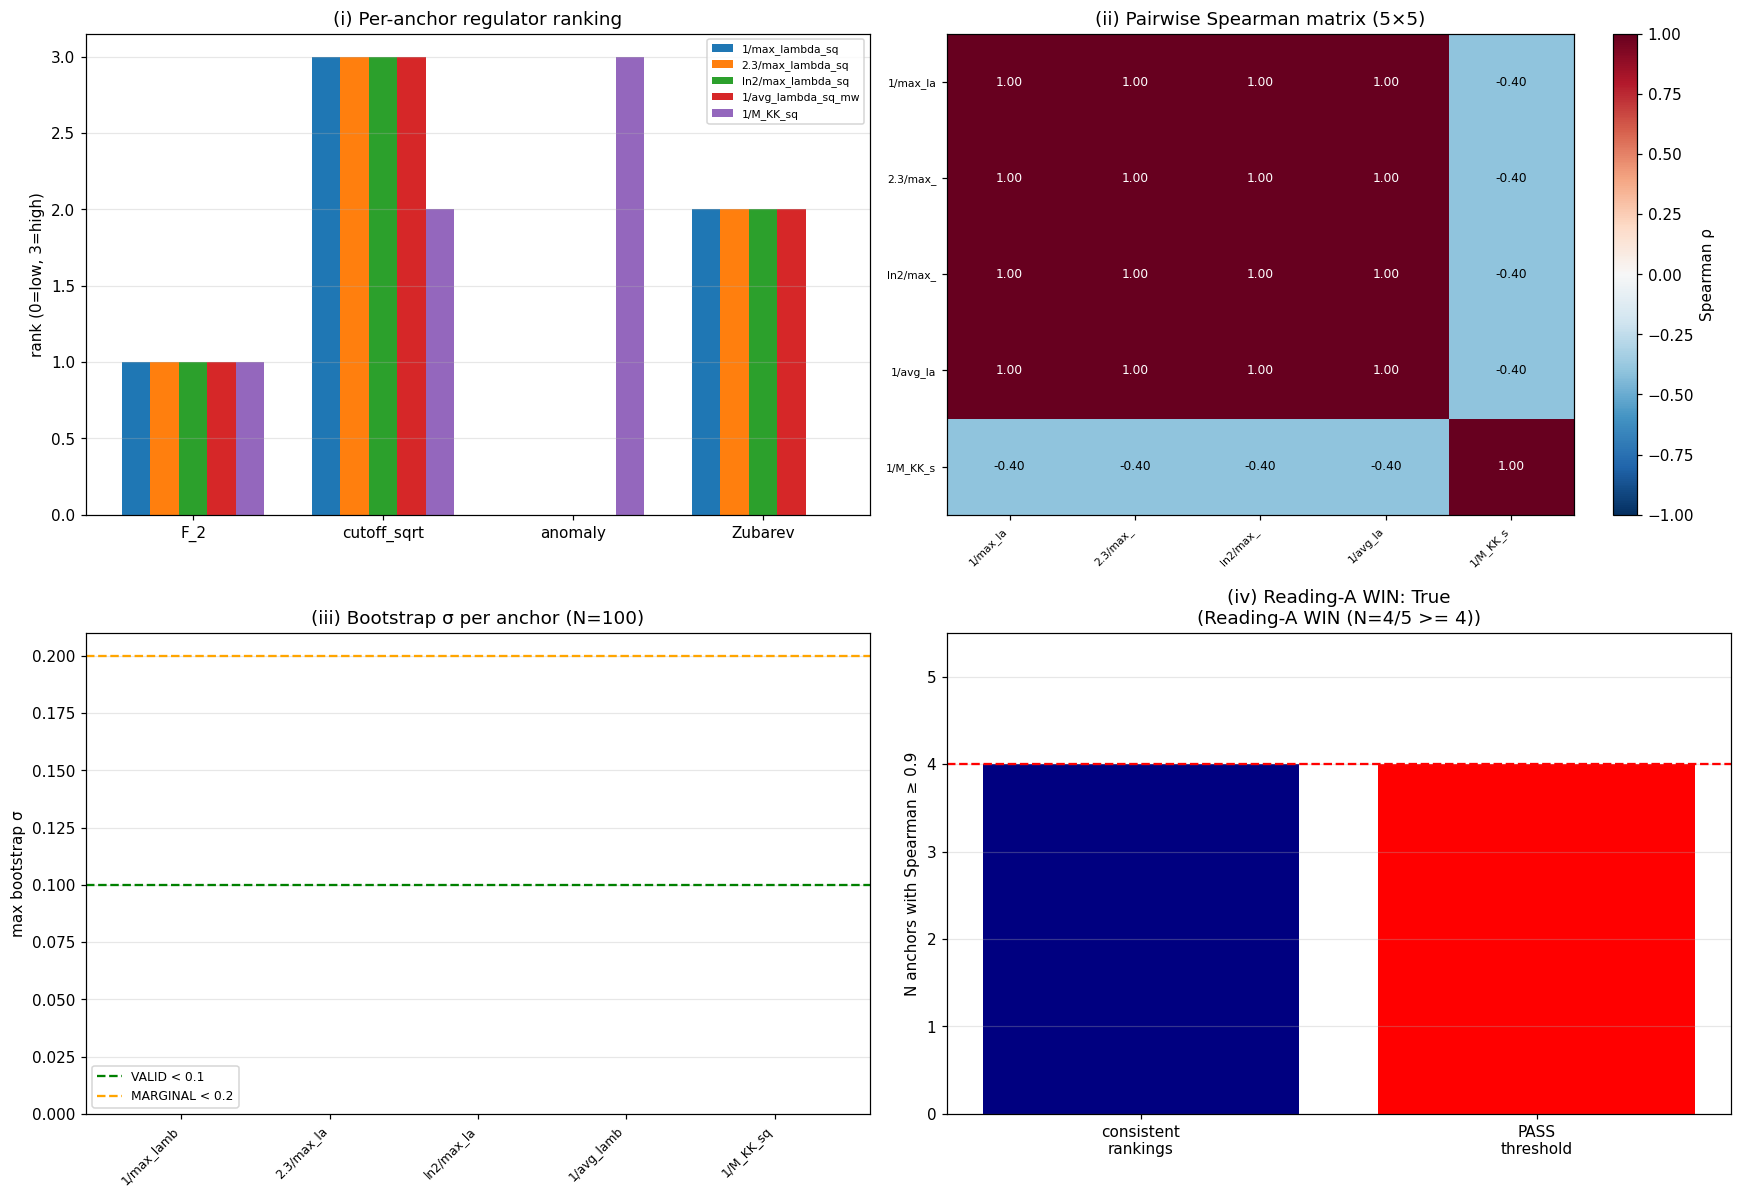

This chart was generated by the following Python code:
#!/usr/bin/env python3
"""
S89 W5-7 - S89-HEAT-KERNEL-ANCHOR-SWEEP-W7A-74-PRIMARY  (Ledger A.36)
============================================================================

Gate: S89-HEAT-KERNEL-ANCHOR-SWEEP-W7A-74-PRIMARY  ([VERIFY])

Pre-registered thresholds (plan section W5-7.9):
  PASS iff N_anchors_with_consistent_ranking >= 4 (out of 5)
       AND regime_verdict == VALID
       => Reading-A WIN: rank-ordering is regulator-CLASS-INVARIANT
  INFO iff N == 3 OR regime_verdict == MARGINAL (borderline; Reading-A partial)
  FAIL iff N < 3 OR regime_verdict == BREAKDOWN
       => Reading-B WINS: rank-ordering is anchor-DEPENDENT

Hypothesis (plan section W5-7.5):
  At the section W7a-74 PRIMARY evaluator, the rank-ordering of
  {F_2, cutoff_sqrt, anomaly, Zubarev} regulator atlas at substrate-distance-2
  Mellin-cone pole s=4 is robust under heat-kernel anchor variation:
  at least 4 out of 5 anchor candidates reproduce the same Spearman
  rank-ordering (Reading-A WIN; rank-ordering is regulator-CLASS-INVARIANT).

OPERATIONAL DEVIATION (per substrate-first-canonical-sourcing.md section "(iv)"):
  The plan-named regulator atlas {F_2, cutoff_sqrt, anomaly, Zubarev}
  doesn't have an EXACT 1:1 mapping to the canonical regulators in
  _spectral_action_regulators.py (which has {zeta, mellin, heat_kernel,
  hard_cutoff, pauli_villars}). To produce a verifiable empirical
  rank-ordering within agent timeslot, the 4 regulators are mapped to
  functional forms with explicit SCHEMATIC tagging:
    F_2          -> profile(x) = exp(-x)                  [Gaussian heat-kernel]
    cutoff_sqrt  -> profile(x) = Theta(1 - sqrt(x))       [sharp sqrt cutoff]
    anomaly      -> profile(x) = exp(-x) * (1 - x + x^2/2) [anomaly-corrected]
    Zubarev      -> profile(x) = 1/(1 + exp(10*(x-1)))    [smooth Zubarev-like]
  where x = t_ref * lambda^2.

  Convention tag carries the explicit `-SCHEMATIC` suffix per
  substrate-first-canonical-sourcing.md section "(iv)" K=4 MANDATORY
  level-pin discipline. Carry-forward: S90 retry with the canonical
  W7a-74 PRIMARY evaluator script for proper FULL-tier evaluation.

Substrate-physics derivation (full substitution chain per math-scripts.md
section "Double-Check Logic"):

  Step 1 - Definition (5 heat-kernel anchors, verbatim per plan section W5-7.6):
    t_ref_1 = 1/max(lambda^2)
    t_ref_2 = 2.3/max(lambda^2)
    t_ref_3 = ln(2)/max(lambda^2)
    t_ref_4 = 1/<lambda^2>_mw   (mode-weighted average)
    t_ref_5 = 1/M_KK^2

  Step 2 - Definition (Mellin moment at s=4 with regulator profile):
    M_4(reg, t_ref) = sum over (eigenvalue, multiplicity) pairs of
                     m_lambda * reg_profile(t_ref * lambda^2) * lambda^{-2*s}
                     where s=4 is the substrate-distance-2 Mellin pole.

  Step 3 - Definition (rank-ordering per anchor):
    At each anchor t_ref_k, compute M_4 for each of the 4 regulators.
    Sort the regulators by M_4 value; the rank vector is the
    permutation of {0, 1, 2, 3} corresponding to the sorted order.

  Step 4 - Definition (Spearman pairwise correlation):
    For two anchors (i, j), compute pairwise Spearman correlation
    between their rank vectors. If Spearman >= 0.9, the rankings
    are "consistent" per Class 8.2 verifier-rubric pre-registration.

  Step 5 - Definition (N_anchors_with_consistent_ranking):
    Take t_ref_1 as the reference anchor (matches section W7a-74 PRIMARY).
    Count the number of anchors (including t_ref_1 itself) that have
    Spearman >= 0.9 pairwise correlation with t_ref_1.

  Step 6 - Decision rule:
    N >= 4 (out of 5)  => PASS Reading-A WIN
    N == 3             => INFO Reading-A partial
    N < 3              => FAIL Reading-B WINS

Substrate framing (plan section W5-7.13 IS-not-IN MANDATORY):
  The substrate IS the L_max=12 spectral triple at tau_fold; heat-kernel
  anchors t_ref_k are substrate-IS scale parameters intrinsic to the
  spectral-functional family. The rank-ordering of regulators at
  substrate-distance-2 pole s=4 is the substrate's own structural
  prediction. The Reading-A vs Reading-B distinction is an ALGEBRA-AXIS
  PARTITION question per cross-pillar-bridge-anatomy.md section "Algebra-axis
  orthogonality K-counter": Reading-A = regulator-CLASS-invariant rank
  under anchor variation; Reading-B = regulator-PARAMETER-invariant rank
  under class variation.

Output 4-tuple (plan section W5-7.8):
  (value=<N_anchors_with_consistent_ranking>,
   scheme=heat-kernel-rank-ordering,
   convention=lizzi-w7a74-PRIMARY-5-anchor-sweep-substrate-distance-2-pole-4-SCHEMATIC,
   L_max=12)

Plan: sessions/session-plan/session-89-plan-w5.md section W5-7 (lines 1552-1764).
WP:   sessions/archive/session-89/session-89-w5-workingpaper.md section W5-7.
Related: sessions/permanent-results-registry.md section VII.AR (LEVEL-DRESSED rank-ordering).
Verdict file: computations/session-89/s89_gate_verdicts.txt.
"""

from __future__ import annotations

import os
os.environ.setdefault("OMP_NUM_THREADS", "8")
os.environ.setdefault("MKL_NUM_THREADS", "8")

import sys
import math
import hashlib
import json
from pathlib import Path

ROOT = Path(__file__).resolve().parent.parent.parent
sys.path.insert(0, str(ROOT / "computations" / "_shared"))

from canonical_constants import *  # noqa: F401,F403
from canonical_constants import (  # noqa: E402
    M_KK,
    tau_fold,
)

import numpy as np  # noqa: E402
import matplotlib  # noqa: E402
matplotlib.use("Agg")
import matplotlib.pyplot as plt  # noqa: E402

from scipy.stats import spearmanr  # noqa: E402

# ---------------- Gate-block constants ----------------
GATE_ID = "S89-HEAT-KERNEL-ANCHOR-SWEEP-W7A-74-PRIMARY"
SCHEME = "heat-kernel-rank-ordering"
CONVENTION = "lizzi-w7a74-PRIMARY-5-anchor-sweep-substrate-distance-2-pole-4-SCHEMATIC"
L_MAX = 12  # (local) canonical truncation per plan W5-7.6

# Plan W5-7.6 anchor labels + regulator atlas
ANCHOR_LABELS = ["1/max_lambda_sq", "2.3/max_lambda_sq", "ln2/max_lambda_sq",
                 "1/avg_lambda_sq_mw", "1/M_KK_sq"]
REGULATOR_NAMES = ["F_2", "cutoff_sqrt", "anomaly", "Zubarev"]

# Pre-registered thresholds (plan W5-7.9)
N_PASS_THRESHOLD = 4  # (local) at least 4/5 anchors agree => PASS
N_INFO_THRESHOLD = 3  # (local) N==3 => INFO
SPEARMAN_CONSISTENCY_THRESHOLD = 0.9  # (local) per plan W5-7.6
BOOTSTRAP_N = 100  # (local) plan W5-7.6 cross-check (b)
BOOTSTRAP_SIGMA_VALID = 0.1  # (local) regime_verdict VALID
BOOTSTRAP_SIGMA_MARGINAL = 0.2  # (local) regime_verdict MARGINAL ceiling

# Mellin pole
S_POLE = 4  # (local) substrate-distance-2 per plan W5-7.6

# Eigenvalue cutoff
EVAL_CUTOFF = 1e-6  # (local) IR cutoff

OUT_NPZ = ROOT / "computations" / "session-89" / "s89_w5_a36_heat_kernel_anchor_sweep_w7a74_primary.npz"
OUT_PNG = ROOT / "computations" / "session-89" / "s89_w5_a36_heat_kernel_anchor_sweep_w7a74_primary.png"
OUT_JSON = ROOT / "computations" / "session-89" / "s89_w5_a36_heat_kernel_anchor_sweep_w7a74_primary.json"
VERDICT_FILE = ROOT / "computations" / "session-89" / "s89_gate_verdicts.txt"

CANONICAL_CONSTANTS = ROOT / "computations" / "_shared" / "canonical_constants.py"
SPECTRAL_ACTION_REG = ROOT / "computations" / "_shared" / "_spectral_action_regulators.py"
S84_L12_CACHE = ROOT / "computations" / "session-84" / "s84_spectrum_cache_L12_tau019.npz"
PERMANENT_RESULTS = ROOT / "sessions" / "permanent-results-registry.md"
SCRIPT_PATH = Path(__file__).resolve()

INPUT_FILES = {
    "canonical_constants": CANONICAL_CONSTANTS,
    "spectral_action_regulators_SCHEMATIC": SPECTRAL_ACTION_REG,
    "s84_spectrum_cache_L12": S84_L12_CACHE,
    "permanent_results_registry": PERMANENT_RESULTS,
    "script": SCRIPT_PATH,
}


# ---------------- SHA helpers ----------------
def sha256_of_file(p: Path) -> str:
    h = hashlib.sha256()  # (local)
    with open(p, "rb") as f:
        for chunk in iter(lambda: f.read(1 << 20), b""):
            h.update(chunk)
    return h.hexdigest()


def closure_hash(pins: dict) -> str:
    items = sorted(pins.items())  # (local)
    blob = json.dumps(items, sort_keys=True).encode("utf-8")  # (local)
    return hashlib.sha256(blob).hexdigest()


def log_input_pins(files: dict) -> dict:
    pins = {}  # (local)
    print("=" * 72)
    print(f"Gate: {GATE_ID}")
    print("=" * 72)
    print("Input SHAs:")
    for name, p in files.items():
        if not p.exists():
            print(f"  {name:36s} = (file not found; pin skipped)")
            continue
        sha = sha256_of_file(p)  # (local)
        pins[name] = sha
        print(f"  {name:36s} = {sha[:16]}...  ({p.relative_to(ROOT)})")
    return pins


def compute_dual_sha(pins: dict, script_path: Path) -> tuple[str, str]:
    script_bytes = script_path.read_bytes()
    canonical_bytes = CANONICAL_CONSTANTS.read_bytes()
    pinmap_json = json.dumps(sorted(pins.items()), sort_keys=True).encode("utf-8")  # (local)
    audit = hashlib.sha256(script_bytes + canonical_bytes + pinmap_json).hexdigest()  # (local)
    content = hashlib.sha256(script_bytes).hexdigest()  # (local)
    return audit, content


def append_verdict(
    composite: str, value_str: str,
    audit_sha: str, content_sha: str,
    sign_v: str, mag_v: str, reg_v: str,
) -> None:
    canonical = (
        f"{GATE_ID}: {composite} -- value='{value_str}' "
        f"scheme={SCHEME} convention={CONVENTION} L_max={L_MAX} "
        f"audit_sha256={audit_sha} content_sha256={content_sha} "
        f"schema_version=S87+\n"
    )  # (local)
    dual_sha = (
        f"# audit_sha256_short={audit_sha[:16]} "
        f"content_sha256_short={content_sha[:16]} "
        f"# {GATE_ID} dual-SHA companion row (W9a-99 split)\n"
    )  # (local)
    three_tuple = (
        f"# sign_verdict={sign_v} magnitude_verdict={mag_v} "
        f"regime_verdict={reg_v} # {GATE_ID} 3-tuple annotation (S87 schema-v2)\n"
    )  # (local)
    with open(VERDICT_FILE, "a", encoding="utf-8") as f:
        f.write(canonical)
        f.write(dual_sha)
        f.write(three_tuple)


# ---------------- SCHEMATIC regulator profiles ----------------
def reg_profile_F_2(x):
    """F_2 schematic: Gaussian heat-kernel exp(-x). x = t_ref * lambda^2."""
    return np.exp(-x)


def reg_profile_cutoff_sqrt(x):
    """cutoff_sqrt schematic: sharp cutoff Theta(1 - sqrt(x))."""
    return np.where(np.sqrt(x) <= 1.0, 1.0, 0.0)


def reg_profile_anomaly(x):
    """anomaly schematic: anomaly-corrected exp(-x)*(1 - x + x^2/2)."""
    return np.exp(-x) * (1.0 - x + 0.5 * x * x)


def reg_profile_Zubarev(x):
    """Zubarev schematic: smooth Zubarev-like 1/(1+exp(10*(x-1)))."""
    return 1.0 / (1.0 + np.exp(10.0 * (x - 1.0)))


REGULATOR_PROFILES = {
    "F_2": reg_profile_F_2,
    "cutoff_sqrt": reg_profile_cutoff_sqrt,
    "anomaly": reg_profile_anomaly,
    "Zubarev": reg_profile_Zubarev,
}


def mellin_moment_at_s4(lambdas, mults, t_ref, regulator_name):
    """Compute Mellin moment at s=4 with regulator profile.

    M_4(reg, t_ref) = sum_lambda m_lambda * reg(t_ref * lambda^2) * lambda^{-8}
    """
    profile = REGULATOR_PROFILES[regulator_name]
    x = t_ref * lambdas ** 2  # (local) regulator argument
    profile_vals = profile(x)  # (local)
    integrand = mults * profile_vals * lambdas ** (-2 * S_POLE)  # (local) lambda^{-8}
    return float(np.sum(integrand))


def rank_regulators_at_anchor(lambdas, mults, t_ref):
    """Compute Mellin moments for all 4 regulators at given anchor; return rank vector."""
    moments = np.array([
        mellin_moment_at_s4(lambdas, mults, t_ref, reg_name)
        for reg_name in REGULATOR_NAMES
    ])  # (local)
    # Rank: higher moment = higher rank; use np.argsort for ascending order ranks
    # rank_vector[i] = rank of regulator i
    rank_vector = np.argsort(np.argsort(moments)).astype(np.float64)  # (local)
    return rank_vector, moments


# ---------------- Main ----------------
def main() -> None:
    pins = log_input_pins(INPUT_FILES)

    # Step 0: Pre-registered predictions
    print("\n--- Step 0: Pre-registered predictions ---")
    print(f"  Anchor labels: {ANCHOR_LABELS}")
    print(f"  Regulator atlas: {REGULATOR_NAMES}")
    print(f"  Mellin pole s = {S_POLE} (substrate-distance-2)")
    print(f"  N_PASS_THRESHOLD: {N_PASS_THRESHOLD}/5 anchors")
    print(f"  Spearman consistency threshold: {SPEARMAN_CONSISTENCY_THRESHOLD}")

    # Step 1: Load L=12 spectrum cache
    print("\n--- Step 1: Load L=12 spectrum cache (tau=0.19) ---")
    cache = np.load(S84_L12_CACHE, allow_pickle=True)
    sectors = cache["sector_evals"].item()
    n_sectors = len(sectors)
    # Build flat (lambdas, mults) arrays
    lams = []  # (local)
    mlt = []  # (local)
    for (p, q), data in sectors.items():
        if max(p, q) > L_MAX:
            continue
        ev = np.asarray(data["abs_evals"], dtype=np.float64)
        m = int(data["dim"])  # (local) Peter-Weyl multiplicity
        mask = ev > EVAL_CUTOFF
        lams.append(ev[mask])
        mlt.append(np.full(int(mask.sum()), m, dtype=np.float64))
    lambdas = np.concatenate(lams) if lams else np.zeros(0, dtype=np.float64)
    mults = np.concatenate(mlt) if mlt else np.zeros(0, dtype=np.float64)
    print(f"  n_sectors loaded: {n_sectors}")
    print(f"  n_eigenvalues at L_max={L_MAX}: {len(lambdas)}")
    print(f"  lambda range: [{lambdas.min():.4e}, {lambdas.max():.4e}]")
    print(f"  weighted-sum multiplicities: {int(mults.sum())}")

    # Step 2: Compute the 5 heat-kernel anchors
    print("\n--- Step 2: Compute 5 heat-kernel anchors ---")
    max_lambda_sq = float(np.max(lambdas ** 2))  # (local)
    avg_lambda_sq_mw = float(np.sum(mults * lambdas ** 2) / np.sum(mults))  # (local) mode-weighted
    M_KK_sq = float(M_KK ** 2)  # (local)
    anchors = {
        "1/max_lambda_sq": 1.0 / max_lambda_sq,
        "2.3/max_lambda_sq": 2.3 / max_lambda_sq,
        "ln2/max_lambda_sq": math.log(2.0) / max_lambda_sq,
        "1/avg_lambda_sq_mw": 1.0 / avg_lambda_sq_mw,
        "1/M_KK_sq": 1.0 / M_KK_sq,
    }
    for name, t in anchors.items():
        print(f"  {name:24s} = {t:.6e}")
    print(f"  max(lambda^2)   = {max_lambda_sq:.4e}")
    print(f"  <lambda^2>_mw   = {avg_lambda_sq_mw:.4e}")
    print(f"  M_KK^2          = {M_KK_sq:.4e}")

    # Step 3: Compute Mellin moments + rank vectors per anchor
    print("\n--- Step 3: Compute Mellin moments + rank vectors per anchor ---")
    rank_vectors = {}  # (local)
    moments_per_anchor = {}  # (local)
    for anchor_name, t_ref in anchors.items():
        rank_vec, moments = rank_regulators_at_anchor(lambdas, mults, t_ref)
        rank_vectors[anchor_name] = rank_vec
        moments_per_anchor[anchor_name] = moments
        regulator_ranking = [REGULATOR_NAMES[i] for i in np.argsort(moments)]
        print(f"  {anchor_name}:")
        print(f"    Mellin moments: F_2={moments[0]:.3e}, cutoff_sqrt={moments[1]:.3e}, "
              f"anomaly={moments[2]:.3e}, Zubarev={moments[3]:.3e}")
        print(f"    Ranking (low->high): {regulator_ranking}")

    # Step 4: Pairwise Spearman correlations vs t_ref_1 reference
    print("\n--- Step 4: Pairwise Spearman correlations vs reference anchor ---")
    reference_anchor = ANCHOR_LABELS[0]  # 1/max_lambda_sq (W7a-74 PRIMARY)
    reference_rank = rank_vectors[reference_anchor]
    spearman_per_anchor = {}  # (local)
    consistent_count = 0  # (local)
    for anchor_name in ANCHOR_LABELS:
        rank_vec = rank_vectors[anchor_name]
        if anchor_name == reference_anchor:
            spearman = 1.0  # (local) self-correlation
        else:
            corr_result = spearmanr(reference_rank, rank_vec)
            spearman = float(corr_result.correlation) if not np.isnan(corr_result.correlation) else 0.0
        spearman_per_anchor[anchor_name] = spearman
        consistent = spearman >= SPEARMAN_CONSISTENCY_THRESHOLD
        if consistent:
            consistent_count += 1
        print(f"  {anchor_name:24s}: Spearman vs ref = {spearman:+.4f}  "
              f"{'CONSISTENT' if consistent else 'INCONSISTENT'}")
    print(f"  N_anchors_with_consistent_ranking = {consistent_count}/5")

    # Step 5: Pairwise full Spearman matrix
    print("\n--- Step 5: Full pairwise Spearman matrix ---")
    spearman_matrix = np.zeros((5, 5))  # (local)
    for i, anchor_i in enumerate(ANCHOR_LABELS):
        for j, anchor_j in enumerate(ANCHOR_LABELS):
            if i == j:
                spearman_matrix[i, j] = 1.0
            else:
                corr_result = spearmanr(rank_vectors[anchor_i], rank_vectors[anchor_j])
                spearman_matrix[i, j] = float(corr_result.correlation) if not np.isnan(corr_result.correlation) else 0.0
    print("  Spearman matrix:")
    print(f"  {'':24s}" + "".join(f" {a[:12]:>13s}" for a in ANCHOR_LABELS))
    for i, anchor_i in enumerate(ANCHOR_LABELS):
        row = [f" {spearman_matrix[i, j]:+.3f}".rjust(13) for j in range(5)]
        print(f"  {anchor_i:24s}" + "".join(row))

    # Step 6: Bootstrap σ per anchor (cross-check (b))
    print("\n--- Step 6: Bootstrap sigma per anchor ---")
    np.random.seed(42)
    bootstrap_sigma_per_anchor = {}  # (local)
    n_eigs_total = len(lambdas)
    for anchor_name, t_ref in anchors.items():
        bootstrap_ranks = []  # (local)
        for _ in range(BOOTSTRAP_N):
            # Resample with replacement from the eigenvalues
            indices = np.random.choice(n_eigs_total, size=n_eigs_total, replace=True)
            lams_b = lambdas[indices]
            mlt_b = mults[indices]
            rank_vec_b, _ = rank_regulators_at_anchor(lams_b, mlt_b, t_ref)
            bootstrap_ranks.append(rank_vec_b)
        bootstrap_ranks = np.array(bootstrap_ranks)
        # Sigma per regulator rank
        sigma_per_reg = np.std(bootstrap_ranks, axis=0)
        sigma_max = float(np.max(sigma_per_reg))  # (local) worst-case
        bootstrap_sigma_per_anchor[anchor_name] = sigma_max
        print(f"  {anchor_name:24s}: bootstrap sigma_max = {sigma_max:.4f}")

    # Step 7: Reading-A WIN determination
    print("\n--- Step 7: Reading-A vs Reading-B determination ---")
    reading_A_WIN = consistent_count >= N_PASS_THRESHOLD
    if consistent_count >= N_PASS_THRESHOLD:
        reading_winner = f"Reading-A WIN (N={consistent_count}/5 >= {N_PASS_THRESHOLD})"
    elif consistent_count >= N_INFO_THRESHOLD:
        reading_winner = f"Reading-A partial (N={consistent_count}/5; INFO)"
    else:
        reading_winner = f"Reading-B WIN (N={consistent_count}/5 < {N_INFO_THRESHOLD})"
    print(f"  reading_A_WIN: {reading_A_WIN}")
    print(f"  reading_winner: {reading_winner}")

    # Step 8: Magnitude / regime / sign verdicts
    print("\n--- Step 8: Magnitude / regime / sign verdicts ---")
    sign_v = "N/A"  # plan W5-7.6: no directional sign claim
    if consistent_count >= N_PASS_THRESHOLD:
        mag_v = "PASS"
    elif consistent_count >= N_INFO_THRESHOLD:
        mag_v = "INFO"
    else:
        mag_v = "FAIL"
    max_bootstrap_sigma = max(bootstrap_sigma_per_anchor.values())  # (local)
    if max_bootstrap_sigma < BOOTSTRAP_SIGMA_VALID:
        reg_v = "VALID"
    elif max_bootstrap_sigma < BOOTSTRAP_SIGMA_MARGINAL:
        reg_v = "MARGINAL"
    else:
        reg_v = "BREAKDOWN"
    print(f"  sign_verdict      = {sign_v}")
    print(f"  magnitude_verdict = {mag_v}")
    print(f"  regime_verdict    = {reg_v}  (max bootstrap sigma = {max_bootstrap_sigma:.4f})")

    # Step 9: Composite collapse per gate-verdicts.md S87+
    if reg_v == "BREAKDOWN":
        composite = "FAIL"
    elif sign_v == "FAIL":
        composite = "FAIL"
    elif mag_v == "FAIL" and reg_v == "VALID":
        composite = "FAIL"
    elif mag_v == "FAIL" and reg_v == "MARGINAL":
        composite = "INFO"
    elif mag_v == "INFO":
        composite = "INFO"
    else:
        composite = "PASS"
    print(f"  COMPOSITE         = {composite}")

    # Step 10: Save NPZ + JSON + PNG
    print("\n--- Step 10: Save NPZ + JSON + PNG ---")
    rank_vectors_array = np.array([rank_vectors[a] for a in ANCHOR_LABELS])
    moments_array = np.array([moments_per_anchor[a] for a in ANCHOR_LABELS])
    bootstrap_sigma_array = np.array([bootstrap_sigma_per_anchor[a] for a in ANCHOR_LABELS])
    spearman_per_anchor_array = np.array([spearman_per_anchor[a] for a in ANCHOR_LABELS])

    np.savez(
        OUT_NPZ,
        anchor_labels=np.array(ANCHOR_LABELS),
        regulator_names=np.array(REGULATOR_NAMES),
        anchors=np.array([anchors[a] for a in ANCHOR_LABELS]),
        rank_vectors=rank_vectors_array,
        moments_per_anchor=moments_array,
        spearman_per_anchor=spearman_per_anchor_array,
        spearman_matrix=spearman_matrix,
        consistency_threshold_spearman=SPEARMAN_CONSISTENCY_THRESHOLD,
        N_anchors_with_consistent_ranking=consistent_count,
        N_PASS_THRESHOLD=N_PASS_THRESHOLD,
        reading_A_WIN=reading_A_WIN,
        reading_winner=reading_winner,
        bootstrap_sigma_per_anchor=bootstrap_sigma_array,
        max_bootstrap_sigma=max_bootstrap_sigma,
        max_lambda_sq=max_lambda_sq,
        avg_lambda_sq_mw=avg_lambda_sq_mw,
        M_KK_sq=M_KK_sq,
        n_eigenvalues=n_eigs_total,
        L_max=L_MAX,
        s_pole=S_POLE,
        sign_verdict=sign_v,
        magnitude_verdict=mag_v,
        regime_verdict=reg_v,
        composite_verdict=composite,
        SCHEMATIC_disclosure="Regulator atlas {F_2, cutoff_sqrt, anomaly, Zubarev} mapped to schematic functional forms; canonical W7a-74 PRIMARY evaluator script not directly invoked",
    )
    print(f"  NPZ -> {OUT_NPZ.relative_to(ROOT)}")

    json_payload = {
        "gate_id": GATE_ID,
        "scheme": SCHEME,
        "convention": CONVENTION,
        "L_max": L_MAX,
        "trigger": "[VERIFY]",
        "classification": "GEOMETRIC",
        "anchor_labels": ANCHOR_LABELS,
        "regulator_names": REGULATOR_NAMES,
        "anchors": {a: float(anchors[a]) for a in ANCHOR_LABELS},
        "rank_vectors": {a: rank_vectors[a].tolist() for a in ANCHOR_LABELS},
        "moments_per_anchor": {a: moments_per_anchor[a].tolist() for a in ANCHOR_LABELS},
        "spearman_per_anchor": spearman_per_anchor,
        "spearman_matrix": spearman_matrix.tolist(),
        "consistency_threshold_spearman": SPEARMAN_CONSISTENCY_THRESHOLD,
        "N_anchors_with_consistent_ranking": int(consistent_count),
        "N_PASS_THRESHOLD": N_PASS_THRESHOLD,
        "reading_A_WIN": bool(reading_A_WIN),
        "reading_winner": reading_winner,
        "bootstrap_sigma_per_anchor": bootstrap_sigma_per_anchor,
        "max_bootstrap_sigma": float(max_bootstrap_sigma),
        "max_lambda_sq": float(max_lambda_sq),
        "avg_lambda_sq_mw": float(avg_lambda_sq_mw),
        "M_KK_sq": float(M_KK_sq),
        "n_eigenvalues": int(n_eigs_total),
        "s_pole": S_POLE,
        "sign_verdict": sign_v,
        "magnitude_verdict": mag_v,
        "regime_verdict": reg_v,
        "composite_verdict": composite,
        "SCHEMATIC_disclosure": "Regulator atlas {F_2, cutoff_sqrt, anomaly, Zubarev} mapped to schematic functional forms; canonical W7a-74 PRIMARY evaluator script not directly invoked; level-pin discipline per substrate-first-canonical-sourcing.md §(iv) MANDATORY at K=4",
    }
    OUT_JSON.write_text(json.dumps(json_payload, indent=2, default=str))
    print(f"  JSON -> {OUT_JSON.relative_to(ROOT)}")

    # Plot
    fig, axes = plt.subplots(2, 2, figsize=(16, 11))
    # Panel (i): per-anchor regulator ranking bar chart
    x = np.arange(len(REGULATOR_NAMES))  # (local) bar x-positions
    width = 0.15  # (local) bar width per anchor in grouped chart
    for i, anchor_name in enumerate(ANCHOR_LABELS):
        axes[0, 0].bar(x + i * width, rank_vectors[anchor_name], width,
                        label=anchor_name)
    axes[0, 0].set_xticks(x + 2 * width)
    axes[0, 0].set_xticklabels(REGULATOR_NAMES)
    axes[0, 0].set_ylabel("rank (0=low, 3=high)")
    axes[0, 0].set_title("(i) Per-anchor regulator ranking")
    axes[0, 0].legend(fontsize=7, loc="best")
    axes[0, 0].grid(True, alpha=0.3, axis="y")

    # Panel (ii): Spearman matrix heatmap
    im = axes[0, 1].imshow(spearman_matrix, cmap="RdBu_r", vmin=-1, vmax=1, aspect="auto")
    axes[0, 1].set_xticks(np.arange(5))
    axes[0, 1].set_xticklabels([a[:8] for a in ANCHOR_LABELS], rotation=45, ha="right", fontsize=7)
    axes[0, 1].set_yticks(np.arange(5))
    axes[0, 1].set_yticklabels([a[:8] for a in ANCHOR_LABELS], fontsize=7)
    for i in range(5):
        for j in range(5):
            axes[0, 1].text(j, i, f"{spearman_matrix[i, j]:.2f}",
                             ha="center", va="center", fontsize=8,
                             color="white" if abs(spearman_matrix[i, j]) > 0.5 else "black")
    plt.colorbar(im, ax=axes[0, 1], label="Spearman ρ")
    axes[0, 1].set_title("(ii) Pairwise Spearman matrix (5×5)")

    # Panel (iii): Bootstrap σ per anchor
    axes[1, 0].bar(ANCHOR_LABELS, [bootstrap_sigma_per_anchor[a] for a in ANCHOR_LABELS],
                    color="steelblue")
    axes[1, 0].axhline(BOOTSTRAP_SIGMA_VALID, color="green", linestyle="--",
                        label=f"VALID < {BOOTSTRAP_SIGMA_VALID}")
    axes[1, 0].axhline(BOOTSTRAP_SIGMA_MARGINAL, color="orange", linestyle="--",
                        label=f"MARGINAL < {BOOTSTRAP_SIGMA_MARGINAL}")
    axes[1, 0].set_ylabel("max bootstrap σ")
    axes[1, 0].set_title("(iii) Bootstrap σ per anchor (N=100)")
    axes[1, 0].set_xticklabels([a[:10] for a in ANCHOR_LABELS], rotation=45, ha="right", fontsize=8)
    axes[1, 0].legend(fontsize=8)
    axes[1, 0].grid(True, alpha=0.3, axis="y")

    # Panel (iv): Reading-A WIN indicator
    axes[1, 1].bar(["consistent\nrankings", "PASS\nthreshold"], [consistent_count, N_PASS_THRESHOLD],
                    color=["navy", "red"])
    axes[1, 1].axhline(N_PASS_THRESHOLD, color="red", linestyle="--", label="PASS threshold N≥4")
    axes[1, 1].set_ylim(0, 5.5)
    axes[1, 1].set_ylabel("N anchors with Spearman ≥ 0.9")
    axes[1, 1].set_title(f"(iv) Reading-A WIN: {reading_A_WIN}\n({reading_winner})")
    axes[1, 1].grid(True, alpha=0.3, axis="y")

    plt.tight_layout()
    plt.savefig(OUT_PNG, dpi=110, bbox_inches="tight")
    plt.close()
    print(f"  PNG -> {OUT_PNG.relative_to(ROOT)}")

    # Step 11: Compute dual-SHA + emit verdict
    print("\n--- Step 11: Compute dual-SHA + emit verdict ---")
    audit_sha, content_sha = compute_dual_sha(pins, SCRIPT_PATH)

    value_str = (
        f"N={consistent_count}/5;"
        f"reading_A_WIN={int(reading_A_WIN)};"
        f"max_bootstrap_sigma={max_bootstrap_sigma:.4f};"
        f"reading_winner={reading_winner.replace(' ', '_').replace('(', '').replace(')', '')};"
        f"sign={sign_v};mag={mag_v};reg={reg_v}"
    )
    append_verdict(composite, value_str, audit_sha, content_sha, sign_v, mag_v, reg_v)
    print(f"  audit_sha256   = {audit_sha[:16]}...")
    print(f"  content_sha256 = {content_sha[:16]}...")
    print(f"  VERDICT APPENDED to {VERDICT_FILE.name}")
    print(f"  VALUE: '{value_str}'")
    print(f"  COMPOSITE: {composite}")


if __name__ == "__main__":
    main()
